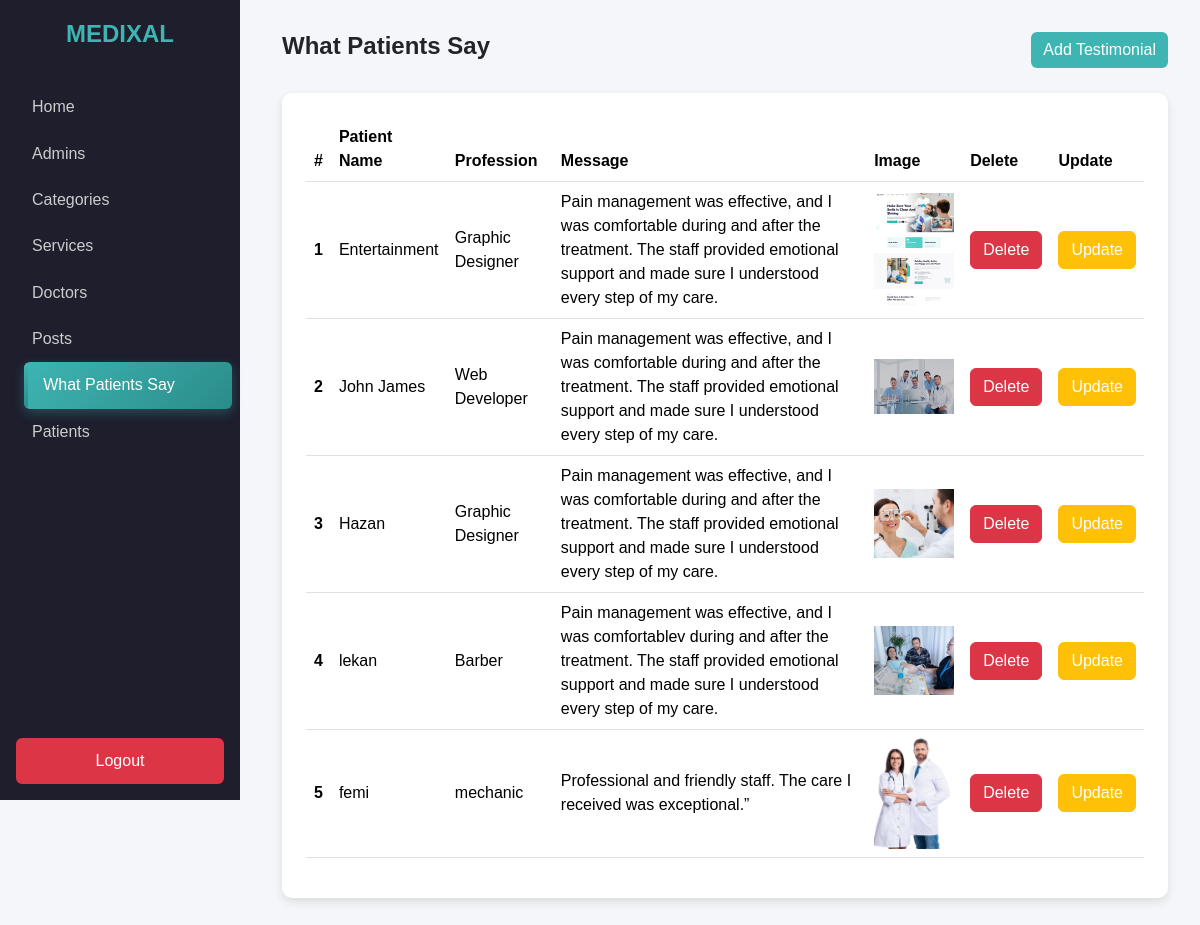
Before: /admin-panel/patients-say-admins/show-testimonials.php (signed in) with the older database file.
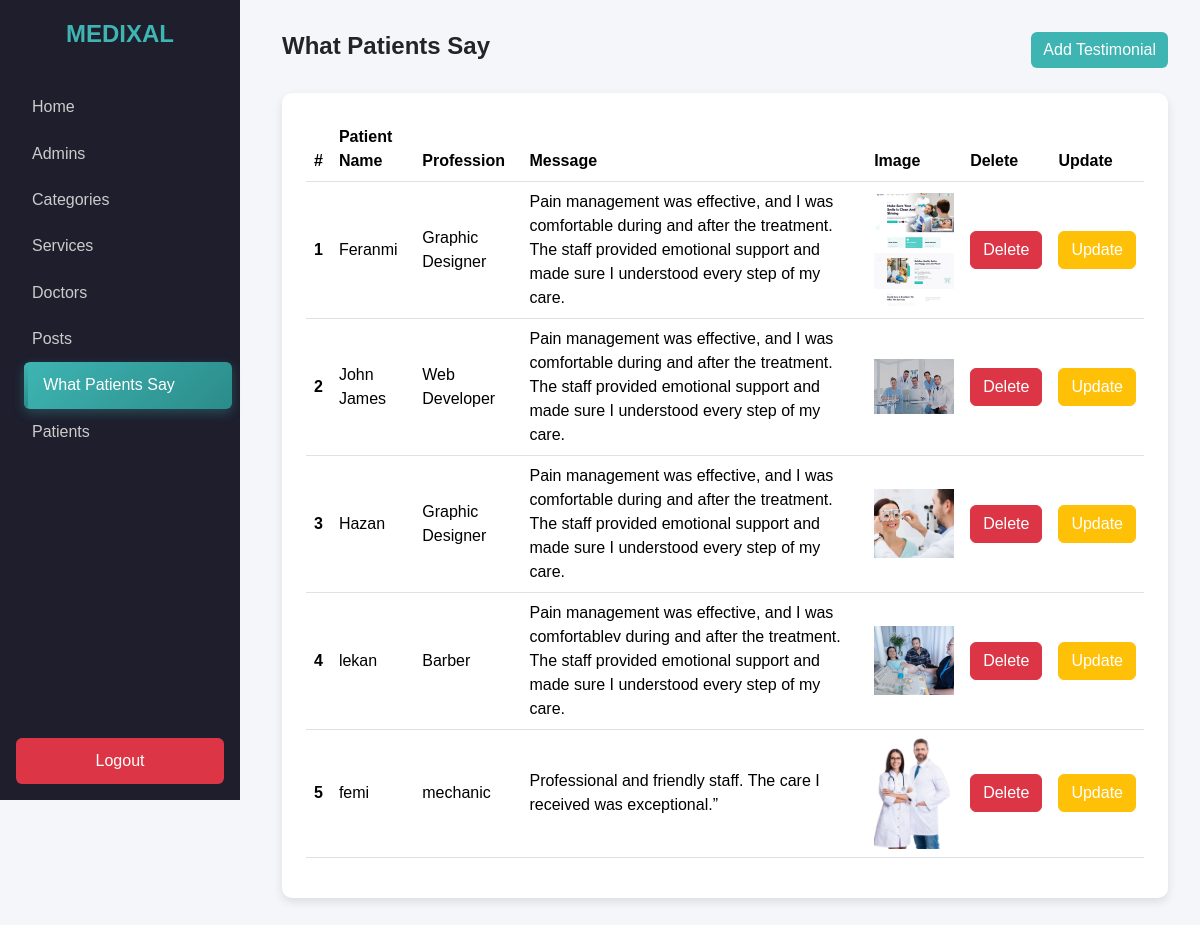
After: the same page with the newer database file.
### tables this page shows
CREATE TABLE IF NOT EXISTS `testimonials` (
  `id` int NOT NULL AUTO_INCREMENT,
  `name` varchar(255) NOT NULL,
  `profession` varchar(255) NOT NULL,
  `message` text NOT NULL,
  `image` varchar(255) DEFAULT NULL,
  `created_at` timestamp NULL DEFAULT CURRENT_TIMESTAMP,
  PRIMARY KEY (`id`)
);

### admin-panel/patients-say-admins/show-testimonials.php (the view, shortened to what this page needs)
<?php
require_once "../../includes/dbh.php";
$sql = "SELECT * FROM testimonials ORDER BY id DESC";
$stmt = $db->prepare($sql);
$stmt->execute();
$testimonials = $stmt->fetchAll(PDO::FETCH_ASSOC);
?>
<!DOCTYPE html>
<html lang="en">
<head>
  <link href="https://cdn.jsdelivr.net/npm/bootstrap@5.3.3/dist/css/bootstrap.min.css" rel="stylesheet">
  <link href="../styles/style.css" rel="stylesheet">
</head>
<body>
  <div class="sidebar">
    <div class="logo">MEDIXAL</div>
    <a href="../index.php">Home</a>
    <a href="../admins/admins.php">Admins</a>
    <a href="../categories-admins/show-categories.php">Categories</a>
    <a href="../services-admins/show-services.php">Services</a>
    <a href="../doctor-admins/show-doctors.php">Doctors</a>
    <a href="../testimony-admins/show-posts.php">Posts</a>
    <a href="show-testimonials.php" class="active">What Patients Say</a>
    <a href="../patients-admins/show-patients.php">Patients</a>
    <?php if(isset($_SESSION["admin_name"])) : ?>
    <a href="../logout.php" class="logout text-white">Logout</a>
    <?php  else :   ?>
    <a href="../admins/login-admins.php" class="logout text-white">Login</a>
    <?php endif; ?>
  </div>
  <div class="main-content">
    <div class="d-flex justify-content-between align-items-center mb-4">
      <h4 class="fw-bold">What Patients Say</h4>
      <?php if (isset($_SESSION["admin_name"])) : ?>
      <a href="create-testimonial.php" class="btn btn-primary">Add Testimonial</a>
      <?php endif; ?>
    </div>
    <div class="card p-4">
      <div class="table-responsive">
        <table class="table table-hover align-middle">
          <thead>
            <tr>
              <th>#</th>
              <th>Patient Name</th>
              <th>Profession</th>
              <th>Message</th>
              <th>Image</th>
              <th>Delete</th>
              <th>Update</th>
            </tr>
          </thead>
          <tbody>
            <?php if(!empty($testimonials)) : ?>
              <?php $i = 1; ?>
              <?php foreach ($testimonials as $t) : ?>
              <tr>
                <th scope="row"><?php echo $i++; ?></th>
                <td><?php echo htmlspecialchars($t['name']); ?></td>
                <td><?php echo htmlspecialchars($t['profession']); ?></td>
                <td><?php echo htmlspecialchars($t['message']); ?></td>
                <td>
                  <?php if (!empty($t['image'])) : ?>
                    <img src="../uploads/testimonials/<?php echo htmlspecialchars($t['image']); ?>" alt="<?php echo htmlspecialchars($t['name']); ?>" width="80">
                  <?php else: ?>
                    <span class="text-muted">No image</span>
                  <?php endif; ?>
                </td>
                <td>
                  <a href="delete.php?del_id=<?php echo $t['id']; ?>">
                    <button class="btn btn-danger">Delete</button>
                  </a>
                </td>
                <td>
                  <a href="update-testimonial.php?upd_id=<?php echo $t['id']; ?>">
                    <button class="btn btn-warning text-white">Update</button>
                  </a>
                </td>
              </tr>
              <?php endforeach; ?>
            <?php else: ?>
              <tr><td colspan="7" class="text-center text-muted">No testimonials found.</td></tr>
            <?php endif; ?>
          </tbody>
        </table>
      </div>
    </div>
  </div>
</body>
</html>

Changed rows visible on the page:
changed testimonials: name "Entertainment" → "Feranmi"
